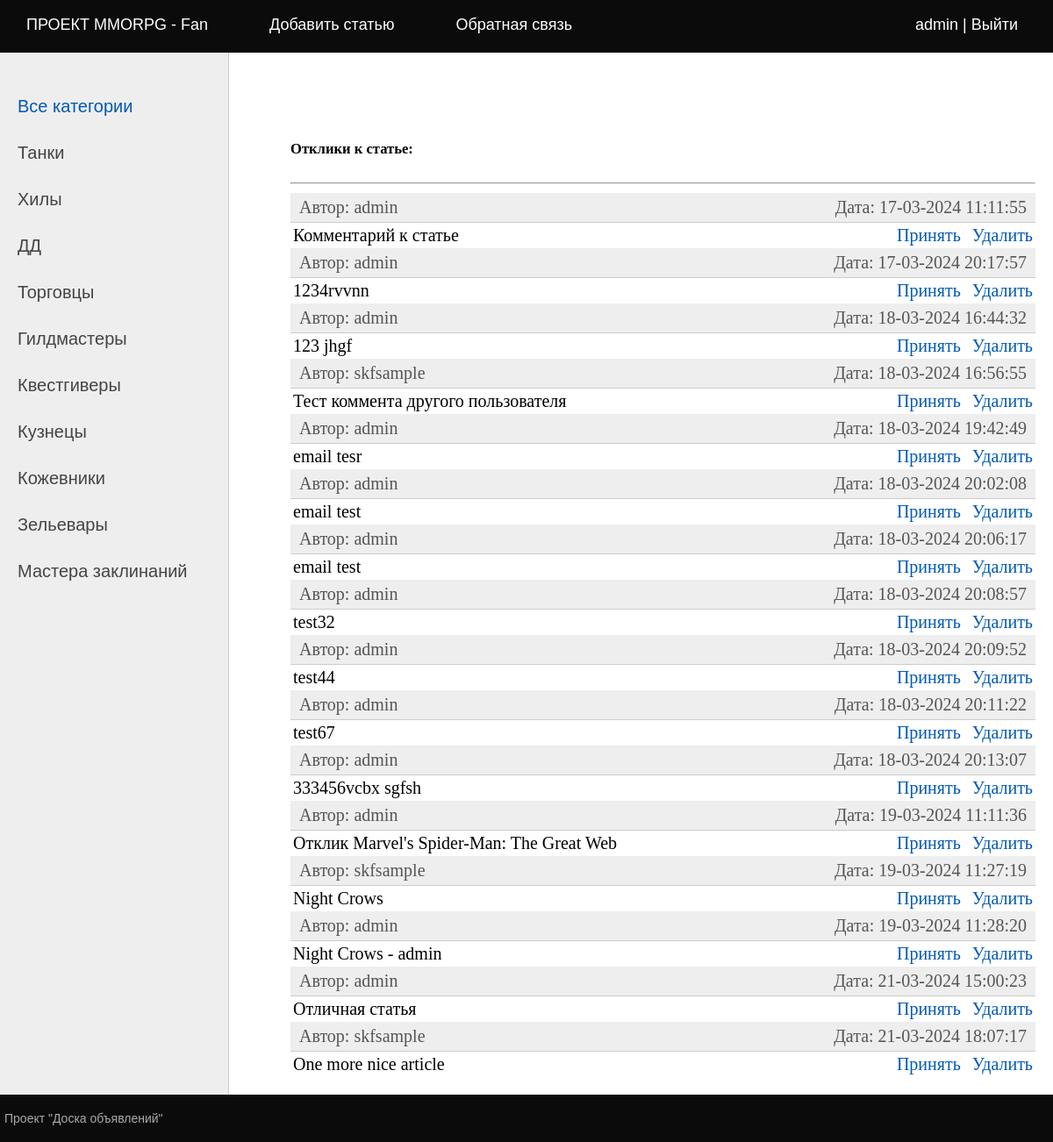
Page /comments/17/ (signed in) on the committed database.
### bbapp/models.py (models this page shows, shortened)
class Category(models.Model):
    name = models.CharField(max_length=128, db_index=True, verbose_name='Категория')
    slug = models.SlugField(max_length=255, unique=True, db_index=True)
    class Meta:
        verbose_name = 'Категория'
        verbose_name_plural = 'Категории'

class Comment(models.Model):
    commentPost = models.ForeignKey(Bullets, on_delete=models.CASCADE, verbose_name='Статья')
    commentUser = models.ForeignKey(User, on_delete=models.CASCADE, verbose_name='Автор комментария')
    commentAuthor = models.ForeignKey(get_user_model(), on_delete=models.SET_NULL, verbose_name='Автор статьи',
                                      related_name='comments', null=True, default=None)
    text = models.TextField()
    dateCreation = models.DateTimeField(auto_now_add=True)
    status = models.SmallIntegerField(default=0)
    class Meta:
        verbose_name = 'Комментарий'
        verbose_name_plural = 'Комментарии'

### bbapp/views.py (the view)
# urls.py: path('comments/<int:pk>/', views.ShowComments.as_view(), name='post_comments'),
class ShowComments(LoginRequiredMixin, DataMixin, ListView):
    model = Comment
    paginate_by = 20
    template_name = 'bbapp/list_comments.html'
    context_object_name = 'list_comments'

### accounts/context_processors.py (called while the page is built)
def get_bbapp_context(request):
    return {'mainmenu': menu}

### bbapp/templatetags/bb_tags.py (called while the page is built)
@register.inclusion_tag('bbapp/list_categories.html')
def show_categories(cat_selected=0):
    cats = Category.objects.all()
    return {'cats': cats, 'cat_selected': cat_selected}

### bbapp/templates/bbapp/list_comments.html (shortened to what this page needs)
{% extends 'default.html' %}
{% block content %}
<h5>Отклики к статье: {{''}}</h5>
    <hr>
{% for comment in list_comments %}
<ul class="list-articles">
    <li>
	<div class="article-panel">
		<p class="first">Автор: {{ comment.commentUser.username|default:"Неизвестен" }}</p>
		<p class="last">Дата: {{comment.dateCreation|date:"d-m-Y H:i:s"}}</p>
	</div>
    </li>
</ul>
    <table>
        <td width="83%">{{ comment.text }}</td>
        <td width="10%"><a href="">Принять</a></td>
        <td><a href="">Удалить</a></td>
    </table>
{% endfor %}
{% endblock%}

### templates/default.html (shortened to what this page needs)
{% load static %}
{% load bb_tags %}
<!DOCTYPE html>
<html lang="en">
<head>
	<link type="text/css" href="{% static 'bbapp/css/styles.css' %}" rel="stylesheet" />
</head>
<body>
<table class="table-page" border=0 cellpadding="0" cellspacing="0">
<tr><td valign=top>
{% block mainmenu %}
		<div class="header">
			<ul id="mainmenu" class="mainmenu">
{% for m in mainmenu %}
				<li><a href="{% url m.url_name %}">{{m.title}}</a></li>
{% endfor %}
{% if user.is_authenticated %}
			<li class="last"><a href="{% url 'accounts:profile' %}">{{user.username}}</a> |
				<a href="{% url 'accounts:logout' %}">Выйти</a></li>
{% else %}
			<li class="last"><a href="{% url 'accounts:login' %}">Войти</a> |
				<a href="{% url 'accounts:register' %}">Регистрация</a></li>
{% endif %}
			</ul>
		</div>
{% endblock mainmenu %}
<table class="table-content" border=0 cellpadding="0" cellspacing="0">
<tr>
	<td valign="top" class="left-chapters">
	<ul id="leftchapters">
		{% if cat_selected == 0 or cat_selected is None %}
		<li class="selected">Все категории</li>
		{% else %}
		<li><a href="{% url 'home' %}">Все категории</a></li>
		{% endif %}
		{% show_categories cat_selected %}
	</ul>
	</td>
<td valign="top" class="content">
	<div class="content-text">
{% block content %}
{% endblock %}
	</div>
</td></tr></table>
</td></tr>
<tr><td valign=top>
	<div id="footer">
		<p>Проект "Доска объявлений"</p>
	</div>
</td></tr></table>
</body>
</html>

### bbapp/templates/bbapp/list_categories.html
{% for cat in cats %}
{% if cat.id == cat_selected %}
<li class="selected">{{ cat.name }}</li>
{% else %}
<li><a href="{% url 'category' cat.pk %}">{{ cat.name }}</a></li>
{% endif %}
{% endfor %}

### static/bbapp/css/styles.css (style rules this page uses)
html, body { font-family: 'Arial'; margin: 0; padding: 0; height: 100%; width: 100%; color: #444; }
a { color: #0059b2; text-decoration: none; }
div.article-panel { background: #eee; padding: 5px 10px 5px 10px; box-sizing: border-box; overflow: hidden; color: #555; }
div.article-panel p.first { margin: 0; float: left; }
div.article-panel p.last { margin: 0; float: right; }
ul.list-articles { list-style: none; margin: 0; padding: 0; }
ul.list-articles li { border-bottom: 1px solid #ccc; }
.table-page { width: 100%; height: 100%; vertical-align: top; }
.table-page tr { height: 100%; }
.header { background: #0b0b0b; height: 60px; }
ul.mainmenu { list-style: none; margin: 0; padding: 0; height: 60px; color: #ffffff; font-size: 18px; overflow: hidden; }
ul.mainmenu li { float: left; margin: 18px 40px 0 30px; }
ul.mainmenu li.last { float: right; }
ul.mainmenu li a { color: #ffffff; text-decoration: none; }
.table-content { width: 100%; min-height: 100%; height: 100%; }
.left-chapters { margin: 0; background: #eee; border-right: 1px solid #ccc; }
.left-chapters ul { width: 230px; margin: 0; padding: 20px 10px 10px 20px; list-style: none; font-size: 20px; }
.left-chapters ul li { margin: 30px 0 0 0; color: #999; }
.left-chapters ul li.selected { color: #0059b2; }
.left-chapters ul li a { color: #444; text-decoration: none; }
.content { padding: 40px 20px 20px 40px; width: 100%; box-sizing: border-box; }
.content-text { margin: 60px 0 0 30px; color: #000; font-size: 20px; font-family: Yandex Sans Display Light; }
#footer { box-sizing: border-box; background: #0b0b0b; padding: 5px; color: #aaa; font-size: 14px; font-family: Verdana, Geneva, Arial, Helvetica; text-align: left; overflow: hidden; }

### rows in the picture
Category: name "Танки"
Category: name "Хилы"
Category: name "ДД"
Category: name "Торговцы"
Category: name "Гилдмастеры"
Category: name "Квестгиверы"
Category: name "Кузнецы"
Category: name "Кожевники"
Category: name "Зельевары"
Category: name "Мастера заклинаний"
Comment: commentUser.username "admin", dateCreation "17-03-2024 11:11:55", text "Комментарий к статье"
Comment: commentUser.username "admin", dateCreation "17-03-2024 20:17:57", text "1234rvvnn"
Comment: commentUser.username "admin", dateCreation "18-03-2024 16:44:32", text "123 jhgf"
Comment: commentUser.username "skfsample", dateCreation "18-03-2024 16:56:55", text "Тест коммента другого пользователя"
Comment: commentUser.username "admin", dateCreation "18-03-2024 19:42:49", text "email tesr"
Comment: commentUser.username "admin", dateCreation "18-03-2024 20:02:08", text "email test"
Comment: commentUser.username "admin", dateCreation "18-03-2024 20:06:17", text "email test"
Comment: commentUser.username "admin", dateCreation "18-03-2024 20:08:57", text "test32"
Comment: commentUser.username "admin", dateCreation "18-03-2024 20:09:52", text "test44"
Comment: commentUser.username "admin", dateCreation "18-03-2024 20:11:22", text "test67"
Comment: commentUser.username "admin", dateCreation "18-03-2024 20:13:07", text "333456vcbx sgfsh"
Comment: commentUser.username "admin", dateCreation "19-03-2024 11:11:36", text "Отклик Marvel's Spider-Man: The Great Web"
Comment: commentUser.username "skfsample", dateCreation "19-03-2024 11:27:19", text "Night Crows"
Comment: commentUser.username "admin", dateCreation "19-03-2024 11:28:20", text "Night Crows - admin"
Comment: commentUser.username "admin", dateCreation "21-03-2024 15:00:23", text "Отличная статья"
Comment: commentUser.username "skfsample", dateCreation "21-03-2024 18:07:17", text "One more nice article"

### other values in the picture
{{ m.title }} "ПРОЕКТ MMORPG - Fan" "Добавить статью" "Обратная связь"
{{ user.username }} "admin"
